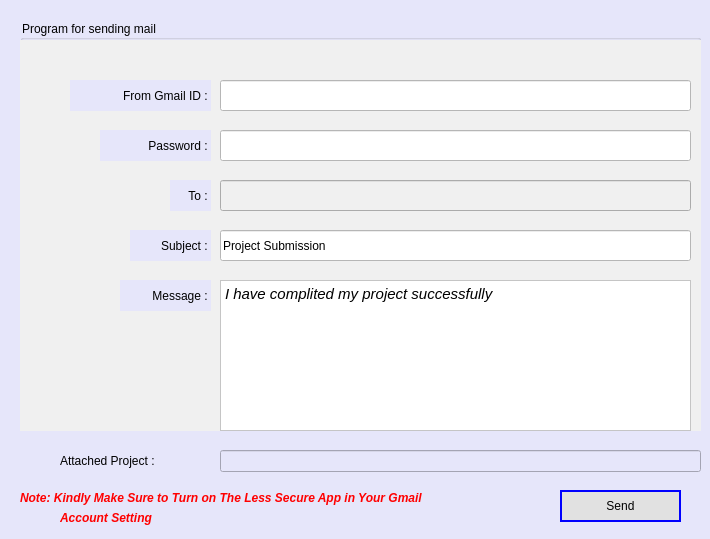
<?xml version="1.0" encoding="UTF-8"?>
<ui version="4.0">
 <class>MainWindow</class>
 <widget class="QMainWindow" name="MainWindow">
  <property name="geometry">
   <rect>
    <x>0</x>
    <y>0</y>
    <width>710</width>
    <height>539</height>
   </rect>
  </property>
  <property name="windowTitle">
   <string>Submission</string>
  </property>
  <property name="styleSheet">
   <string notr="true">background-color: #E6E6FA;</string>
  </property>
  <widget class="QWidget" name="centralwidget">
   <widget class="QGroupBox" name="groupBox">
    <property name="geometry">
     <rect>
      <x>20</x>
      <y>20</y>
      <width>681</width>
      <height>411</height>
     </rect>
    </property>
    <property name="styleSheet">
     <string notr="true">font:  italic 11pt &quot;Arial&quot;;
</string>
    </property>
    <property name="title">
     <string>Program for sending mail</string>
    </property>
    <widget class="QWidget" name="widget" native="true">
     <property name="geometry">
      <rect>
       <x>0</x>
       <y>20</y>
       <width>700</width>
       <height>400</height>
      </rect>
     </property>
     <property name="styleSheet">
      <string notr="true">
background-color: #F0F0F0;</string>
     </property>
     <widget class="QLabel" name="label">
      <property name="geometry">
       <rect>
        <x>50</x>
        <y>40</y>
        <width>141</width>
        <height>31</height>
       </rect>
      </property>
      <property name="styleSheet">
       <string notr="true">background-color: #E6E6FA;</string>
      </property>
      <property name="text">
       <string>From Gmail ID : </string>
      </property>
      <property name="alignment">
       <set>Qt::AlignRight|Qt::AlignTrailing|Qt::AlignVCenter</set>
      </property>
     </widget>
     <widget class="QLineEdit" name="lineEdit">
      <property name="geometry">
       <rect>
        <x>200</x>
        <y>40</y>
        <width>471</width>
        <height>31</height>
       </rect>
      </property>
      <property name="styleSheet">
       <string notr="true">background-color: rgb(255, 255, 255);
font: italic 10pt &quot;Arial&quot;;</string>
      </property>
     </widget>
     <widget class="QLineEdit" name="lineEdit_2">
      <property name="geometry">
       <rect>
        <x>200</x>
        <y>90</y>
        <width>471</width>
        <height>31</height>
       </rect>
      </property>
      <property name="styleSheet">
       <string notr="true">background-color: rgb(255, 255, 255);
font: italic 10pt &quot;Arial&quot;;</string>
      </property>
      <property name="echoMode">
       <enum>QLineEdit::Password</enum>
      </property>
     </widget>
     <widget class="QLabel" name="label_2">
      <property name="geometry">
       <rect>
        <x>80</x>
        <y>90</y>
        <width>111</width>
        <height>31</height>
       </rect>
      </property>
      <property name="styleSheet">
       <string notr="true">background-color: #E6E6FA;</string>
      </property>
      <property name="text">
       <string>Password : </string>
      </property>
      <property name="alignment">
       <set>Qt::AlignRight|Qt::AlignTrailing|Qt::AlignVCenter</set>
      </property>
     </widget>
     <widget class="QLineEdit" name="lineEdit_3">
      <property name="geometry">
       <rect>
        <x>200</x>
        <y>140</y>
        <width>471</width>
        <height>31</height>
       </rect>
      </property>
      <property name="styleSheet">
       <string notr="true">background-color: #F0F0F0;</string>
      </property>
      <property name="readOnly">
       <bool>true</bool>
      </property>
     </widget>
     <widget class="QLabel" name="label_3">
      <property name="geometry">
       <rect>
        <x>150</x>
        <y>140</y>
        <width>41</width>
        <height>31</height>
       </rect>
      </property>
      <property name="layoutDirection">
       <enum>Qt::LeftToRight</enum>
      </property>
      <property name="styleSheet">
       <string notr="true">background-color: #E6E6FA;</string>
      </property>
      <property name="text">
       <string>To : </string>
      </property>
      <property name="alignment">
       <set>Qt::AlignRight|Qt::AlignTrailing|Qt::AlignVCenter</set>
      </property>
     </widget>
     <widget class="QLineEdit" name="lineEdit_4">
      <property name="geometry">
       <rect>
        <x>200</x>
        <y>190</y>
        <width>471</width>
        <height>31</height>
       </rect>
      </property>
      <property name="styleSheet">
       <string notr="true">background-color: rgb(255, 255, 255);
font: italic 10pt &quot;Arial&quot;;</string>
      </property>
      <property name="text">
       <string>Project Submission</string>
      </property>
     </widget>
     <widget class="QLabel" name="label_4">
      <property name="geometry">
       <rect>
        <x>110</x>
        <y>190</y>
        <width>81</width>
        <height>31</height>
       </rect>
      </property>
      <property name="styleSheet">
       <string notr="true">background-color: #E6E6FA;</string>
      </property>
      <property name="text">
       <string>Subject : </string>
      </property>
      <property name="alignment">
       <set>Qt::AlignRight|Qt::AlignTrailing|Qt::AlignVCenter</set>
      </property>
     </widget>
     <widget class="QLabel" name="label_5">
      <property name="geometry">
       <rect>
        <x>100</x>
        <y>240</y>
        <width>91</width>
        <height>31</height>
       </rect>
      </property>
      <property name="styleSheet">
       <string notr="true">background-color: #E6E6FA;</string>
      </property>
      <property name="text">
       <string>Message : </string>
      </property>
      <property name="alignment">
       <set>Qt::AlignRight|Qt::AlignTrailing|Qt::AlignVCenter</set>
      </property>
     </widget>
     <widget class="QTextEdit" name="textEdit">
      <property name="geometry">
       <rect>
        <x>200</x>
        <y>240</y>
        <width>471</width>
        <height>151</height>
       </rect>
      </property>
      <property name="styleSheet">
       <string notr="true">background-color: rgb(255, 255, 255);
font: italic 10pt &quot;Arial&quot;;</string>
      </property>
      <property name="html">
       <string>&lt;!DOCTYPE HTML PUBLIC &quot;-//W3C//DTD HTML 4.0//EN&quot; &quot;http://www.w3.org/TR/REC-html40/strict.dtd&quot;&gt;
&lt;html&gt;&lt;head&gt;&lt;meta name=&quot;qrichtext&quot; content=&quot;1&quot; /&gt;&lt;style type=&quot;text/css&quot;&gt;
p, li { white-space: pre-wrap; }
&lt;/style&gt;&lt;/head&gt;&lt;body style=&quot; font-family:'Arial'; font-size:10pt; font-weight:400; font-style:italic;&quot;&gt;
&lt;p style=&quot; margin-top:0px; margin-bottom:0px; margin-left:0px; margin-right:0px; -qt-block-indent:0; text-indent:0px;&quot;&gt;&lt;span style=&quot; font-size:11pt;&quot;&gt;I have complited my project successfully&lt;/span&gt;&lt;/p&gt;&lt;/body&gt;&lt;/html&gt;</string>
      </property>
     </widget>
    </widget>
   </widget>
   <widget class="QLabel" name="label_6">
    <property name="geometry">
     <rect>
      <x>60</x>
      <y>450</y>
      <width>151</width>
      <height>21</height>
     </rect>
    </property>
    <property name="styleSheet">
     <string notr="true">font: 75 italic 11pt &quot;Arial&quot;;
</string>
    </property>
    <property name="text">
     <string>Attached Project :</string>
    </property>
   </widget>
   <widget class="QLineEdit" name="lineEdit_5">
    <property name="geometry">
     <rect>
      <x>220</x>
      <y>450</y>
      <width>481</width>
      <height>22</height>
     </rect>
    </property>
    <property name="styleSheet">
     <string notr="true">font:  9pt &quot;Arial&quot;;</string>
    </property>
    <property name="readOnly">
     <bool>true</bool>
    </property>
   </widget>
   <widget class="QPushButton" name="pushButton">
    <property name="geometry">
     <rect>
      <x>560</x>
      <y>490</y>
      <width>121</width>
      <height>32</height>
     </rect>
    </property>
    <property name="styleSheet">
     <string notr="true">.QPushButton{
background-color: #E1E1E1;
border:2px solid blue;
font: 87 11pt &quot;Arial Black&quot;;

}
.QPushButton:hover {
background-color: #E6E6FA;
border:1px solid blue;
font: 87 11pt &quot;Arial Black&quot;;

}


</string>
    </property>
    <property name="text">
     <string>Send</string>
    </property>
   </widget>
   <widget class="QLabel" name="label_7">
    <property name="geometry">
     <rect>
      <x>20</x>
      <y>490</y>
      <width>501</width>
      <height>16</height>
     </rect>
    </property>
    <property name="font">
     <font>
      <family>Arial</family>
      <pointsize>9</pointsize>
      <weight>75</weight>
      <italic>true</italic>
      <bold>true</bold>
     </font>
    </property>
    <property name="styleSheet">
     <string notr="true">color: rgb(255, 0, 0);</string>
    </property>
    <property name="text">
     <string>Note: Kindly Make Sure to Turn on The Less Secure App in Your Gmail</string>
    </property>
   </widget>
   <widget class="QLabel" name="label_8">
    <property name="geometry">
     <rect>
      <x>60</x>
      <y>510</y>
      <width>141</width>
      <height>16</height>
     </rect>
    </property>
    <property name="font">
     <font>
      <family>Arial</family>
      <pointsize>9</pointsize>
      <weight>75</weight>
      <italic>true</italic>
      <bold>true</bold>
     </font>
    </property>
    <property name="styleSheet">
     <string notr="true">color: rgb(255, 0, 0);</string>
    </property>
    <property name="text">
     <string>Account Setting</string>
    </property>
   </widget>
  </widget>
 </widget>
 <resources/>
 <connections/>
</ui>
